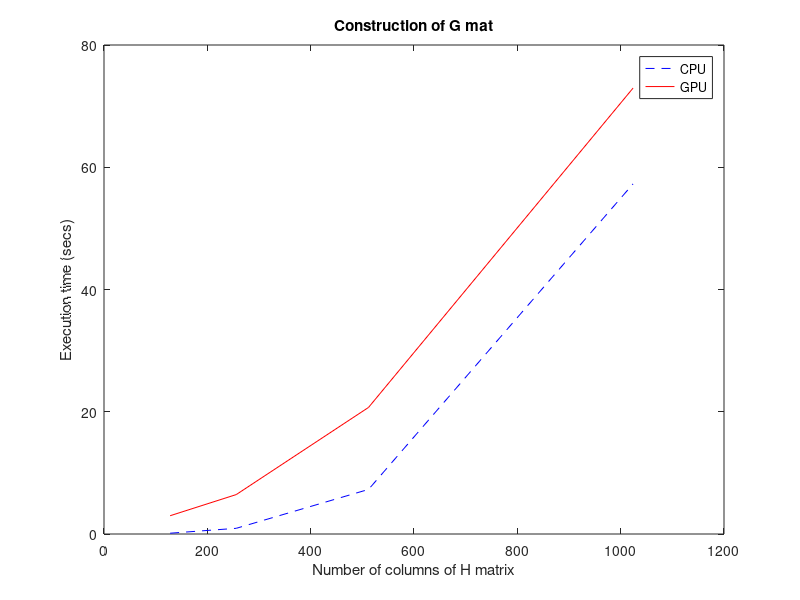
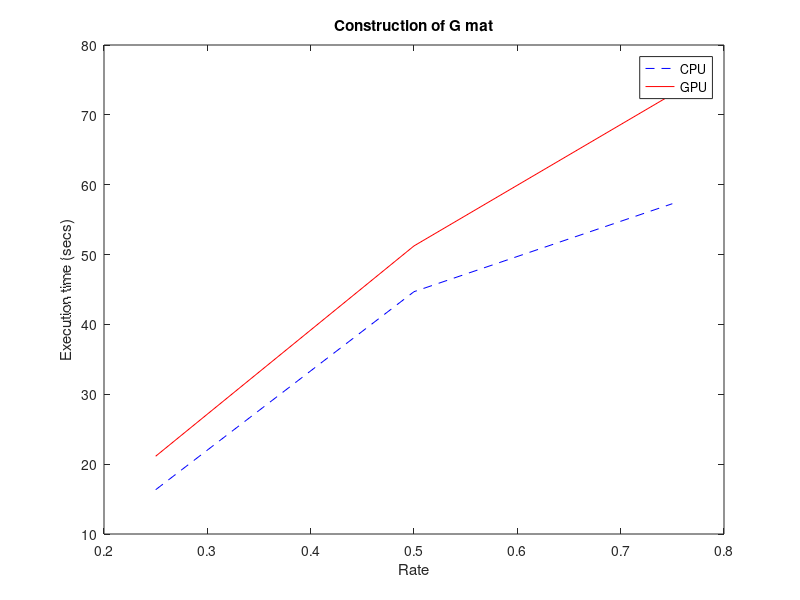
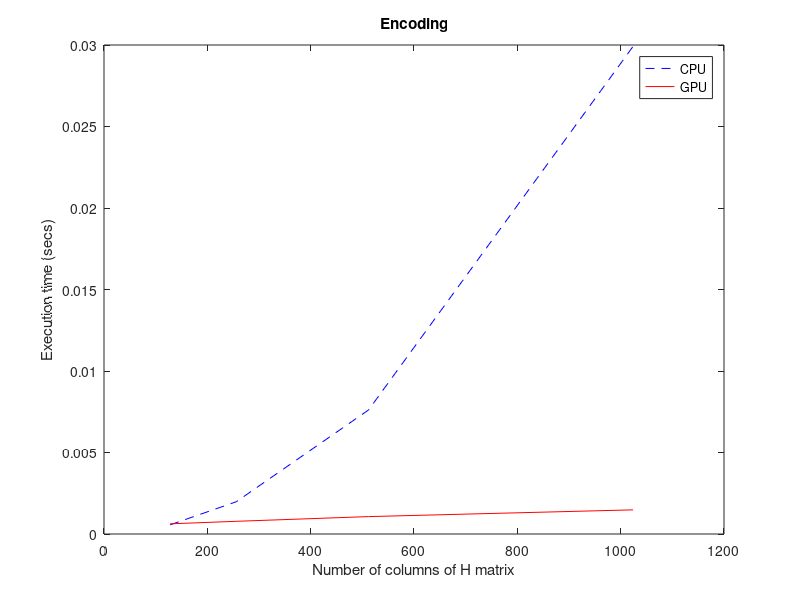
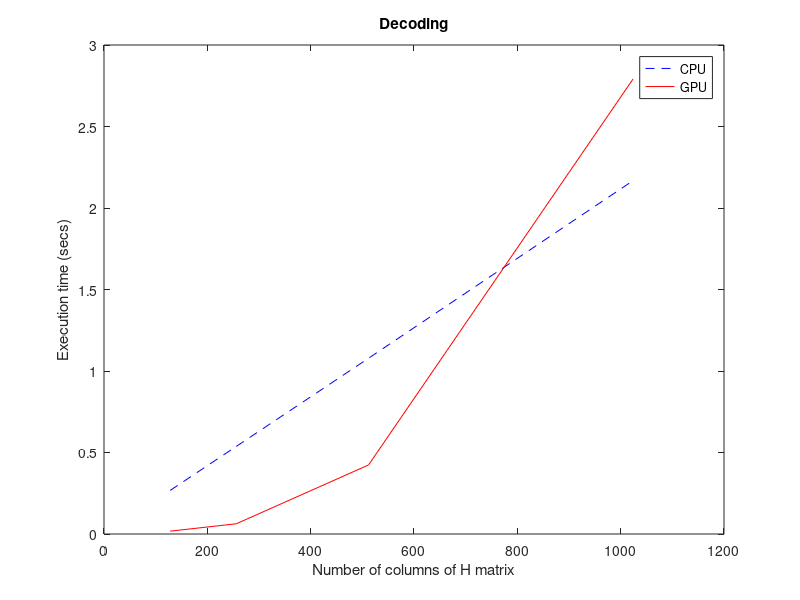

MATLAB code for these plots, in order:
clc;
clear all;
close all;

exec_time_mat_size = [0.128889	0.000563307	0.267241	2.99	0.00062471	0.0174659
0.932039	0.00197877	0.537234	6.45094	0.000778633	0.062739
7.29287	0.00760943	1.0781	20.7091	0.00106778	0.423505
57.2809	0.0299144	2.16793	72.9526	0.00148155	2.79163
];

exec_time_rate = [16.3385	0.0307575	0.614106	21.1335	0.00479999	0.694026
44.6883	0.0412871	1.34164	51.2396	0.00289758	1.62222
57.2809	0.0299144	2.16793	72.9526	0.00148155	2.79163
];

exec_time_v_nodes = [57.2809	0.0299144	2.16793	72.9526	0.00148155	2.79163
35.9397	0.0377901	3.75954	42.6659	0.00388177	1.23017
24.0699	0.0302463	5.27402	29.8612	0.00461961	0.751254
17.5419	0.0240446	6.95443	23.2273	0.00519864	0.606409
];

rates = [0.25,0.5,0.75];

figure;
plot([128;256;512;1024], exec_time_mat_size(:,1), 'b--'); hold on;
plot([128;256;512;1024], exec_time_mat_size(:,4), 'r-');
legend('CPU','GPU');
xlabel('Number of columns of H matrix');
ylabel('Execution time (secs)');
title('Construction of G mat');

figure;
plot(rates, exec_time_rate(:,1), 'b--'); hold on;
plot(rates, exec_time_rate(:,4), 'r-');
legend('CPU','GPU');
xlabel('Rate');
ylabel('Execution time (secs)');
title('Construction of G mat');

figure;
plot([128;256;512;1024], exec_time_mat_size(:,2), 'b--'); hold on;
plot([128;256;512;1024], exec_time_mat_size(:,5), 'r-');
legend('CPU','GPU');
xlabel('Number of columns of H matrix');
ylabel('Execution time (secs)');
title('Encoding');

figure;
plot([128;256;512;1024], exec_time_mat_size(:,3), 'b--'); hold on;
plot([128;256;512;1024], exec_time_mat_size(:,6), 'r-');
legend('CPU','GPU');
xlabel('Number of columns of H matrix');
ylabel('Execution time (secs)');
title('Decoding');

figure;
plot(rates, exec_time_rate(:,2), 'b--'); hold on;
plot(rates, exec_time_rate(:,5), 'r-');
legend('CPU','GPU');
xlabel('Rate');
ylabel('Execution time (secs)');
title('Encoding');

figure;
plot(rates, exec_time_rate(:,3), 'b--'); hold on;
plot(rates, exec_time_rate(:,6), 'r-');
legend('CPU','GPU');
xlabel('Rate');
ylabel('Execution time (secs)');
title('Decoding');